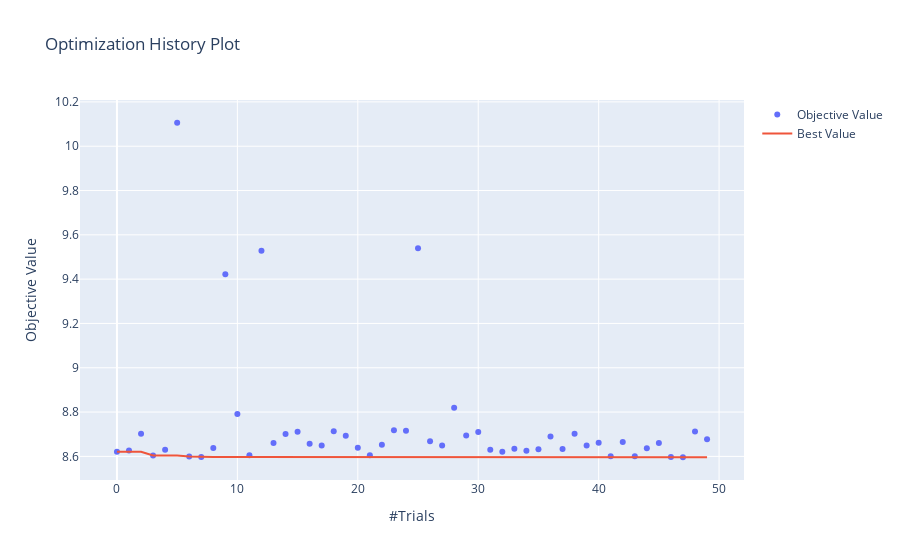

The notebook cell this image was saved under:
### Code cell
# plot_optimization_history: shows the scores from all trials as well as the best score so far at each point
optuna.visualization.plot_optimization_history(study)

### Figure 1 — Plotly figure (JSON) as saved in the notebook; plotly's stock layout.template omitted (floating-point values rounded to 4 significant figures)
{"data": [{"mode": "markers", "name": "Objective Value", "type": "scatter", "x": [0, 1, 2, 3, 4, 5, 6, 7, 8, 9, 10, 11, 12, 13, 14, 15, 16, 17, 18, 19, 20, 21, 22, 23, 24, 25, 26, 27, 28, 29, 30, 31, 32, 33, 34, 35, 36, 37, 38, 39, 40, 41, 42, 43, 44, 45, 46, 47, 48, 49], "y": [8.621, 8.627, 8.702, 8.604, 8.63, 10.11, 8.6, 8.598, 8.638, 9.422, 8.792, 8.605, 9.528, 8.661, 8.701, 8.711, 8.657, 8.65, 8.713, 8.693, 8.639, 8.605, 8.652, 8.718, 8.716, 9.539, 8.668, 8.649, 8.819, 8.695, 8.71, 8.629, 8.621, 8.634, 8.625, 8.632, 8.69, 8.634, 8.702, 8.649, 8.662, 8.6, 8.665, 8.6, 8.636, 8.661, 8.597, 8.596, 8.712, 8.677]}, {"name": "Best Value", "type": "scatter", "x": [0, 1, 2, 3, 4, 5, 6, 7, 8, 9, 10, 11, 12, 13, 14, 15, 16, 17, 18, 19, 20, 21, 22, 23, 24, 25, 26, 27, 28, 29, 30, 31, 32, 33, 34, 35, 36, 37, 38, 39, 40, 41, 42, 43, 44, 45, 46, 47, 48, 49], "y": [8.621, 8.621, 8.621, 8.604, 8.604, 8.604, 8.6, 8.598, 8.598, 8.598, 8.598, 8.598, 8.598, 8.598, 8.598, 8.598, 8.598, 8.598, 8.598, 8.598, 8.598, 8.598, 8.598, 8.598, 8.598, 8.598, 8.598, 8.598, 8.598, 8.598, 8.598, 8.598, 8.598, 8.598, 8.598, 8.598, 8.598, 8.598, 8.598, 8.598, 8.598, 8.598, 8.598, 8.598, 8.598, 8.598, 8.597, 8.596, 8.596, 8.596]}], "layout": {"title": {"text": "Optimization History Plot"}, "xaxis": {"title": {"text": "#Trials"}}, "yaxis": {"title": {"text": "Objective Value"}}}}
